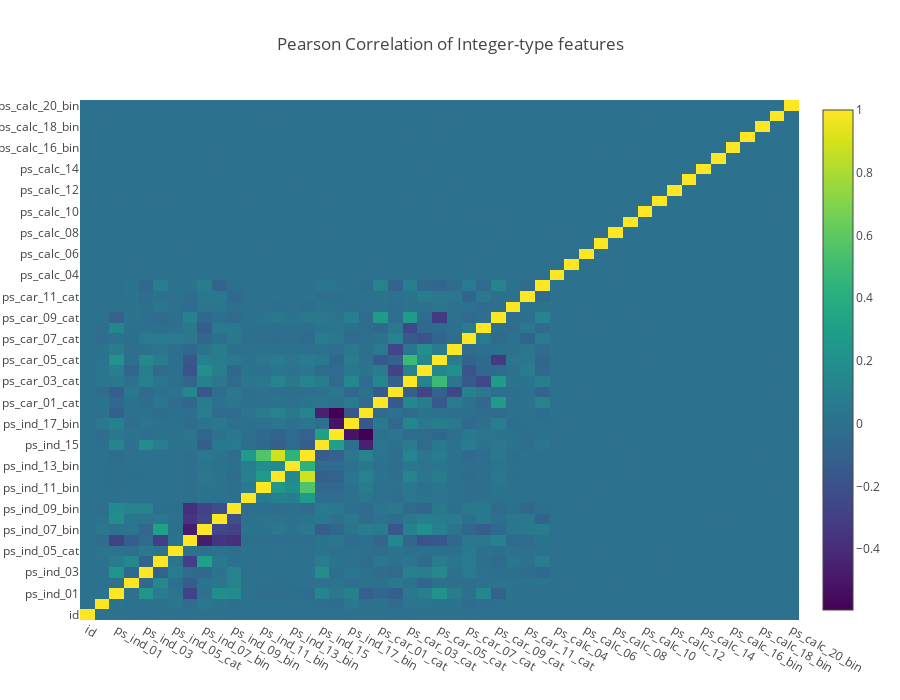

Notebook code cell kept with this figure:
### Code cell
data = [
    go.Heatmap(
        z= train_int.corr().values,
        x=train_int.columns.values,
        y=train_int.columns.values,
        colorscale='Viridis',
        text = True ,
        opacity = 1.0 )
]

layout = go.Layout(
    title='Pearson Correlation of Integer-type features',
    xaxis = dict(ticks='', nticks=36),
    yaxis = dict(ticks='' ),
    width = 900, height = 700)

fig = go.Figure(data=data, layout=layout)
py.iplot(fig, filename='labelled-heatmap')

### Figure 1 — Plotly figure (JSON) as saved in the notebook; plotly's stock layout.template omitted (floating-point values rounded to 4 significant figures; data arrays with more than 128 entries replaced by an {"elided": "..."} marker saying what was removed)
{"data": [{"colorscale": "Viridis", "opacity": 1, "text": true, "type": "heatmap", "x": ["id", "target", "ps_ind_01", "ps_ind_02_cat", "ps_ind_03", "ps_ind_04_cat", "ps_ind_05_cat", "ps_ind_06_bin", "ps_ind_07_bin", "ps_ind_08_bin", "ps_ind_09_bin", "ps_ind_10_bin", "ps_ind_11_bin", "ps_ind_12_bin", "ps_ind_13_bin", "ps_ind_14", "ps_ind_15", "ps_ind_16_bin", "ps_ind_17_bin", "ps_ind_18_bin", "ps_car_01_cat", "ps_car_02_cat", "ps_car_03_cat", "ps_car_04_cat", "ps_car_05_cat", "ps_car_06_cat", "ps_car_07_cat", "ps_car_08_cat", "ps_car_09_cat", "ps_car_10_cat", "ps_car_11_cat", "ps_car_11", "ps_calc_04", "ps_calc_05", "ps_calc_06", "ps_calc_07", "ps_calc_08", "ps_calc_09", "ps_calc_10", "ps_calc_11", "ps_calc_12", "ps_calc_13", "ps_calc_14", "ps_calc_15_bin", "ps_calc_16_bin", "ps_calc_17_bin", "ps_calc_18_bin", "ps_calc_19_bin", "ps_calc_20_bin"], "y": ["id", "target", "ps_ind_01", "ps_ind_02_cat", "ps_ind_03", "ps_ind_04_cat", "ps_ind_05_cat", "ps_ind_06_bin", "ps_ind_07_bin", "ps_ind_08_bin", "ps_ind_09_bin", "ps_ind_10_bin", "ps_ind_11_bin", "ps_ind_12_bin", "ps_ind_13_bin", "ps_ind_14", "ps_ind_15", "ps_ind_16_bin", "ps_ind_17_bin", "ps_ind_18_bin", "ps_car_01_cat", "ps_car_02_cat", "ps_car_03_cat", "ps_car_04_cat", "ps_car_05_cat", "ps_car_06_cat", "ps_car_07_cat", "ps_car_08_cat", "ps_car_09_cat", "ps_car_10_cat", "ps_car_11_cat", "ps_car_11", "ps_calc_04", "ps_calc_05", "ps_calc_06", "ps_calc_07", "ps_calc_08", "ps_calc_09", "ps_calc_10", "ps_calc_11", "ps_calc_12", "ps_calc_13", "ps_calc_14", "ps_calc_15_bin", "ps_calc_16_bin", "ps_calc_17_bin", "ps_calc_18_bin", "ps_calc_19_bin", "ps_calc_20_bin"], "z": {"elided": "49x49 float values"}}], "layout": {"height": 700, "title": "Pearson Correlation of Integer-type features", "width": 900, "xaxis": {"nticks": 36, "ticks": ""}, "yaxis": {"ticks": ""}}}
